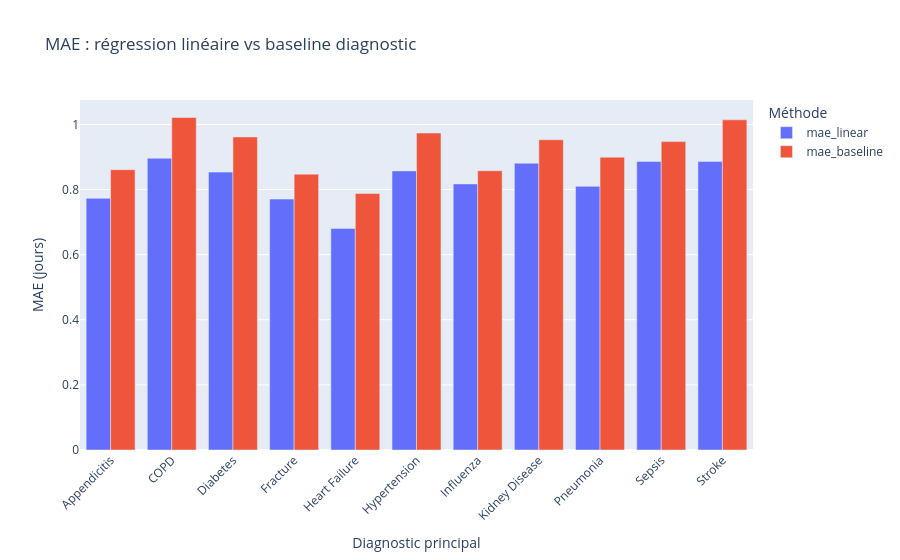

This figure's notebook cell:
### Code cell
fig = px.bar(
    linear_by_diagnosis.reset_index().melt(
        id_vars="primary_diagnosis",
        value_vars=["mae_linear", "mae_baseline"],
        var_name="method",
        value_name="mae",
    ),
    x="primary_diagnosis",
    y="mae",
    color="method",
    barmode="group",
    title="MAE : régression linéaire vs baseline diagnostic",
    labels={
        "primary_diagnosis": "Diagnostic principal",
        "mae": "MAE (jours)",
        "method": "Méthode",
    },
)
fig.update_layout(xaxis_tickangle=-45)
fig.show()

### Figure 1 — Plotly figure (JSON) as saved in the notebook; plotly's stock layout.template omitted (floating-point values rounded to 4 significant figures)
{"data": [{"alignmentgroup": "True", "hovertemplate": "Méthode=mae_linear<br>Diagnostic principal=%{x}<br>MAE (jours)=%{y}<extra></extra>", "legendgroup": "mae_linear", "marker": {"color": "#636efa", "pattern": {"shape": ""}}, "name": "mae_linear", "offsetgroup": "mae_linear", "orientation": "v", "showlegend": true, "textposition": "auto", "type": "bar", "x": ["Appendicitis", "COPD", "Diabetes", "Fracture", "Heart Failure", "Hypertension", "Influenza", "Kidney Disease", "Pneumonia", "Sepsis", "Stroke"], "xaxis": "x", "y": [0.773, 0.8962, 0.8536, 0.7707, 0.6806, 0.8573, 0.8173, 0.8809, 0.8098, 0.8861, 0.8865], "yaxis": "y"}, {"alignmentgroup": "True", "hovertemplate": "Méthode=mae_baseline<br>Diagnostic principal=%{x}<br>MAE (jours)=%{y}<extra></extra>", "legendgroup": "mae_baseline", "marker": {"color": "#EF553B", "pattern": {"shape": ""}}, "name": "mae_baseline", "offsetgroup": "mae_baseline", "orientation": "v", "showlegend": true, "textposition": "auto", "type": "bar", "x": ["Appendicitis", "COPD", "Diabetes", "Fracture", "Heart Failure", "Hypertension", "Influenza", "Kidney Disease", "Pneumonia", "Sepsis", "Stroke"], "xaxis": "x", "y": [0.861, 1.021, 0.9616, 0.8474, 0.7878, 0.9735, 0.8578, 0.953, 0.8994, 0.9473, 1.014], "yaxis": "y"}], "layout": {"barmode": "group", "legend": {"title": {"text": "Méthode"}, "tracegroupgap": 0}, "title": {"text": "MAE : régression linéaire vs baseline diagnostic"}, "xaxis": {"anchor": "y", "domain": [0, 1], "tickangle": -45, "title": {"text": "Diagnostic principal"}}, "yaxis": {"anchor": "x", "domain": [0, 1], "title": {"text": "MAE (jours)"}}}}
